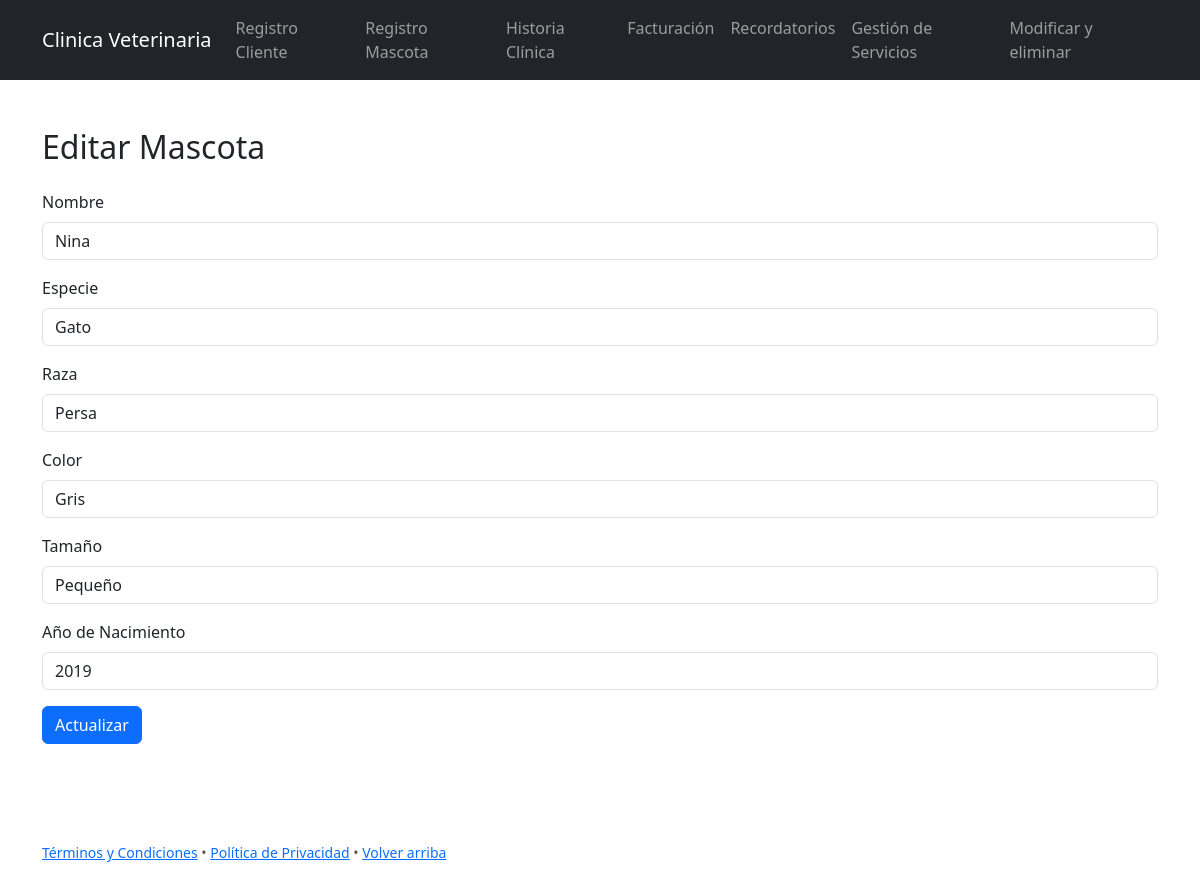
Page /Backend/editar_mascota.php?id=33 on the committed database.
### tables this page shows
CREATE TABLE `mascotas` (
  `idMascota` int(11) NOT NULL,
  `idCliente` int(11) NOT NULL,
  `nombre` varchar(100) NOT NULL,
  `especie` varchar(50) NOT NULL,
  `raza` varchar(50) NOT NULL,
  `color` varchar(50) DEFAULT NULL,
  `tamano` varchar(50) DEFAULT NULL,
  `anoNacimiento` year(4) DEFAULT NULL
);

### Clases/Mascota.php (called while the page is built, shortened)
<?php
class Mascota {
    private $pdo;
    public $id;
    public function __construct($pdo) {
        $this->pdo = $pdo;
    }
    public function obtenerPorId() {
        $query = "SELECT * FROM Mascotas WHERE idMascota = ?";
        $stmt = $this->pdo->prepare($query);
        $stmt->execute([$this->id]);
        return $stmt->fetch(PDO::FETCH_ASSOC);
    }
}
?>

### Backend/editar_mascota.php (the view, shortened to what this page needs)
<?php
require_once 'conexion.php';
require_once '../Clases/Mascota.php';
$mascota = new Mascota($pdo);
if (isset($_GET['id']) && is_numeric($_GET['id'])) {
    $mascota->id = $_GET['id'];
    $datosMascota = $mascota->obtenerPorId();
    if (!$datosMascota) {
        $_SESSION['message'] = "Mascota no encontrada.";
        header("Location: ../Home.php");
        exit;
    } else {
        $nombre = $datosMascota['nombre'];
        $especie = $datosMascota['especie'];
        $raza = $datosMascota['raza'];
        $color = $datosMascota['color'];
        $tamano = $datosMascota['tamano'];
        $anoNacimiento = $datosMascota['anoNacimiento'];
    }
} else {
    $_SESSION['message'] = "No se proporcionó un ID de Mascota válido.";
    header("Location: ../Home.php");
    exit;
}
?>
<?php include("../includes/header.php") ?>
<body>
<div class="container mt-5">
    <h2 class="mb-4">Editar Mascota</h2>
    <form action="<?php echo htmlspecialchars($_SERVER["PHP_SELF"]) . '?id=' . $mascota->id; ?>" method="POST">
        <div class="mb-3">
            <label for="nombre" class="form-label">Nombre</label>
            <input type="text" class="form-control" id="nombre" name="nombre" required value="<?php echo htmlspecialchars($nombre); ?>">
        </div>
        <div class="mb-3">
            <label for="especie" class="form-label">Especie</label>
            <input type="text" class="form-control" id="especie" name="especie" required value="<?php echo htmlspecialchars($especie); ?>">
        </div>
        <div class="mb-3">
            <label for="raza" class="form-label">Raza</label>
            <input type="text" class="form-control" id="raza" name="raza" required value="<?php echo htmlspecialchars($raza); ?>">
        </div>
        <div class="mb-3">
            <label for="color" class="form-label">Color</label>
            <input type="text" class="form-control" id="color" name="color" value="<?php echo htmlspecialchars($color); ?>">
        </div>
        <div class="mb-3">
            <label for="tamano" class="form-label">Tamaño</label>
            <input type="text" class="form-control" id="tamano" name="tamano" value="<?php echo htmlspecialchars($tamano); ?>">
        </div>
        <div class="mb-3">
            <label for="anoNacimiento" class="form-label">Año de Nacimiento</label>
            <input type="number" class="form-control" id="anoNacimiento" name="anoNacimiento" value="<?php echo htmlspecialchars($anoNacimiento); ?>">
        </div>
        <button type="submit" class="btn btn-primary">Actualizar</button>
    </form>
</div>
<?php include("../includes/footer.php") ?>

### rows in the picture
mascotas: nombre "Nina", especie "Gato", raza "Persa", color "Gris", tamano "Pequeño", anoNacimiento "2019"
